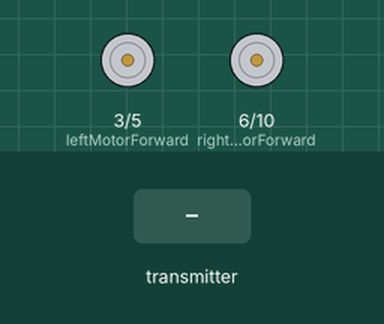
Simulated run of this sketch. Board: Arduino Uno, built with avr-gcc and run on an emulated ATmega328P. Shown: motor-driver pin pairs drawn as motors (green arrow = first pin HIGH = forward, orange = second pin HIGH = backward, longer = more drive). Inputs (shaded band) come from the test bench. No radio packets arrive unless stated.

Above: at 1.2 s.
1.3 s: the transmitter starts sending data.0 = 0
At 1.46 s:
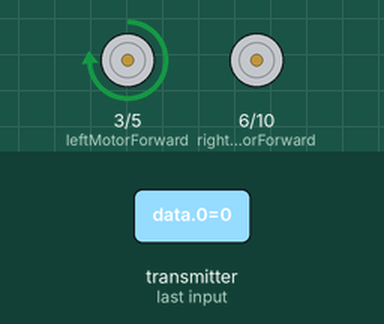
4.3 s: the transmitter starts sending data.3 = 256
At 5.1 s:
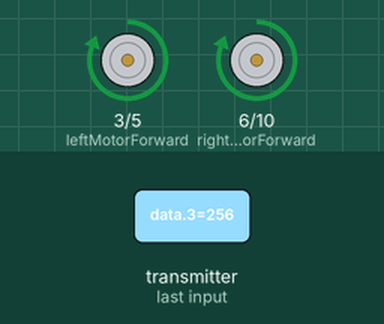
5.8 s: the transmitter starts sending data.2 = 256
At 5.96 s:
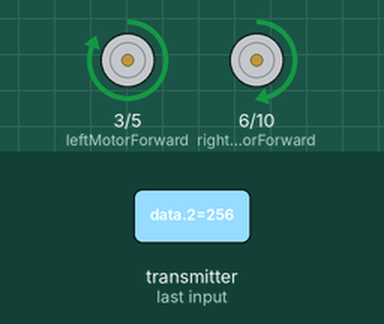
8.8 s: the transmitter starts sending data.1 = 1023
At 9.7 s:
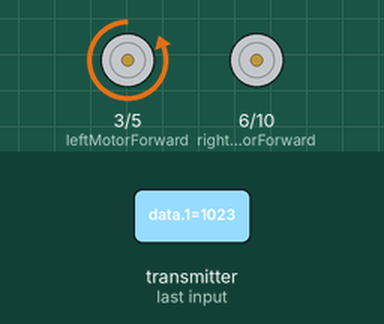
10.3 s: the transmitter starts sending data.0 = 256
At 12.0 s:
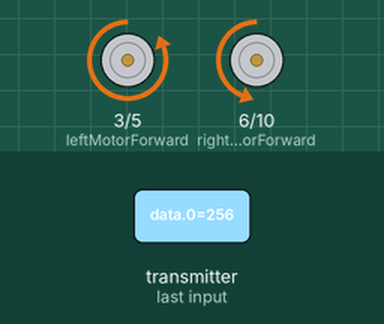
13.3 s: the transmitter starts sending data.1 = 512
At 14.5 s:
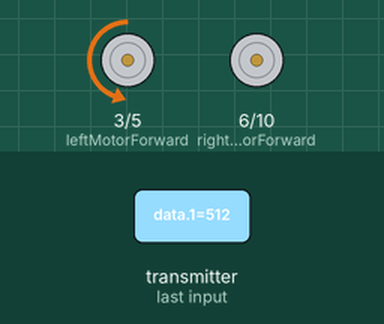
Timing chart, 0 to 16.3 s (numbered marks = the images above; inputs shaded):
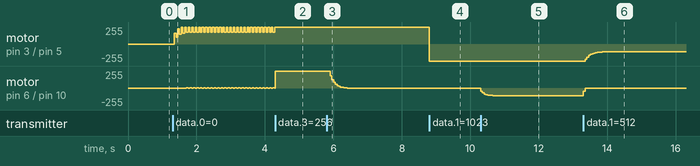

Measured:
- after the input at 4.3 s, motor on pin 3 (leftMotorForward) / pin 5 (leftMotorBackward): stops changing and stays forward 255/255
- after the input at 5.8 s, motor on pin 6 (rightMotorForward) / pin 10 (rightMotorBackward): moves from forward 255/255 to stopped over 0.51 s, starting after 0.10 s
- after the input at 8.8 s, motor on pin 3 (leftMotorForward) / pin 5 (leftMotorBackward): forward 255/255 → backward 255/255 at once
- after the input at 10.3 s, motor on pin 6 (rightMotorForward) / pin 10 (rightMotorBackward): moves from stopped to backward 115/255 over 0.46 s, starting at once
- after the input at 13.3 s, motor on pin 3 (leftMotorForward) / pin 5 (leftMotorBackward): moves from backward 255/255 to backward 117/255 over 0.61 s, starting after 0.05 s; motor on pin 6 (rightMotorForward) / pin 10 (rightMotorBackward): backward 115/255 → stopped at once

The sketch:

Receiver.ino
```cpp
//Include Libraries
#include <SPI.h>
#include <RF24.h>

const int leftMotorForward = 3;
const int leftMotorBackward = 5;
const int rightMotorForward = 6;
const int rightMotorBackward = 10;

const float SPEED_ADAPTION_RATIO_Y = 0.3;
const float SPEED_ADAPTION_RATIO_X = 0.4;
const int MOTOR_DRIVER_HIGHEST_VALUE = 255;
const int MOTOR_DRIVER_LOWEST_VALUE = 0;

const int JOYSTICK_X_OFFSET = 520;
const int JOYSTICK_Y_OFFSET = 506;

int joystickX = 0;
int joystickY = 0;
int joystickSW = 0;
int IMU_Roll = 0;
int IMU_Pitch = 0;

int pwmMotorX = 0;
int pwmMotorY = 0;

int pwmMotorRight = 0;
int pwmMotorLeft = 0;
bool drivesForeward = false;

bool joystickControl = true;
//create an RF24 object
RF24 radio(8, 9);  // CE, CSN

//address through which two modules communicate.
const byte address[6] = "00001";

void setup()
{
  Serial.begin(9600);

  radio.begin();

  //set the address
  radio.openReadingPipe(0, address);

  //Set module as receiver
  radio.startListening();

  digitalWrite(leftMotorForward, LOW);
  digitalWrite(leftMotorBackward, LOW);
  pinMode(leftMotorForward, OUTPUT);
  pinMode(leftMotorBackward,OUTPUT);

  digitalWrite(rightMotorForward, LOW);
  digitalWrite(rightMotorBackward, LOW);
  pinMode(rightMotorForward, OUTPUT);
  pinMode(rightMotorBackward,OUTPUT);

}

void loop(){
  //Read the data if available in buffer
  if (radio.available()){
    int data[5] = {0};
    radio.read(data, sizeof(data));
    joystickX = (data[0] - JOYSTICK_X_OFFSET);
    //Change the logic of the direction with a -: Upwards -> JoystickY is positive, Downwards -> JoystickY is negative
    joystickY = -(data[1] - JOYSTICK_Y_OFFSET);
    joystickSW = data[2];
    IMU_Roll = data[3];
    IMU_Pitch = -data[4];
    if(joystickSW == 0) {
      //If joystickControl == true -> Afterwards: joystickControl = !joystickControl = !true = false
      joystickControl = !joystickControl;
    }
    if(joystickControl) {
      calculateYPWMJoy();
      calculateXPWMJoy();
    } else {
      calculateYPWMIMU();
      calculateXPWMIMU();
    }
    calculateMotorSpeeds();
    adaptMotorSpeed();
  }
}

void calculateYPWMJoy() {
  if(joystickY > 10) { //Forward
    float controlRatio = (joystickY - 10) / 550.0;
    pwmMotorY = SPEED_ADAPTION_RATIO_Y * controlRatio * MOTOR_DRIVER_HIGHEST_VALUE + (1 - SPEED_ADAPTION_RATIO_Y) * pwmMotorY;
    drivesForeward = true;
  } else if (joystickY < -10) { //Backward
    float controlRatio = (abs(joystickY) - 10) / 550.0;
    pwmMotorY = SPEED_ADAPTION_RATIO_Y * controlRatio * MOTOR_DRIVER_HIGHEST_VALUE + (1 - SPEED_ADAPTION_RATIO_Y) * pwmMotorY;
    drivesForeward = false;
  } else { //Stop driving
    //Goes to zero
    pwmMotorY = (1 - SPEED_ADAPTION_RATIO_Y) * pwmMotorY;
  }
}

void calculateXPWMJoy() {
  if(joystickX > 10) {  //To the right
    float controlRatio = (joystickX - 10) / 550.0;
    pwmMotorX = SPEED_ADAPTION_RATIO_X * controlRatio * MOTOR_DRIVER_HIGHEST_VALUE + (1 - SPEED_ADAPTION_RATIO_X) * pwmMotorX;
  } else if (joystickX < -10) { //To the left
    float controlRatio = (abs(joystickX) - 10) / 550.0;
    pwmMotorX = - SPEED_ADAPTION_RATIO_X * controlRatio * MOTOR_DRIVER_HIGHEST_VALUE + (1 - SPEED_ADAPTION_RATIO_X) * pwmMotorX;
  } else {  //Stop driving
    //Goes to zero
    pwmMotorX = (1 - SPEED_ADAPTION_RATIO_X) * pwmMotorX;
  }
}

void calculateYPWMIMU() {
  if(IMU_Roll > 5) { //Forward
    float controlRatio = (IMU_Roll - 5) / 45.0;
    pwmMotorY = SPEED_ADAPTION_RATIO_Y * controlRatio * MOTOR_DRIVER_HIGHEST_VALUE + (1 - SPEED_ADAPTION_RATIO_Y) * pwmMotorY;
    drivesForeward = true;
  } else if (IMU_Roll < -5) { //Backward
    float controlRatio = (abs(IMU_Roll) - 5) / 45.0;
    pwmMotorY = SPEED_ADAPTION_RATIO_Y * controlRatio * MOTOR_DRIVER_HIGHEST_VALUE + (1 - SPEED_ADAPTION_RATIO_Y) * pwmMotorY;
    drivesForeward = false;
  } else { //Stop driving
    //Goes to zero
    pwmMotorY = (1 - SPEED_ADAPTION_RATIO_Y) * pwmMotorY;
  }
}

void calculateXPWMIMU() {
  if(IMU_Pitch > 5) {  //To the right
    float controlRatio = (IMU_Pitch - 5) / 45.0;
    pwmMotorX = SPEED_ADAPTION_RATIO_X * controlRatio * MOTOR_DRIVER_HIGHEST_VALUE + (1 - SPEED_ADAPTION_RATIO_X) * pwmMotorX;
  } else if (IMU_Pitch < -5) { //To the left
    float controlRatio = (abs(IMU_Pitch) - 5) / 45.0;
    pwmMotorX = - SPEED_ADAPTION_RATIO_X * controlRatio * MOTOR_DRIVER_HIGHEST_VALUE + (1 - SPEED_ADAPTION_RATIO_X) * pwmMotorX;
  } else {  //Stop driving
    //Goes to zero
    pwmMotorX = (1 - SPEED_ADAPTION_RATIO_X) * pwmMotorX;
  }
}

void calculateMotorSpeeds() {
  pwmMotorRight = abs(pwmMotorY) + pwmMotorX;
  pwmMotorLeft = abs(pwmMotorY) - pwmMotorX;
  if (abs(pwmMotorRight) > MOTOR_DRIVER_HIGHEST_VALUE) {
    pwmMotorRight = MOTOR_DRIVER_HIGHEST_VALUE;
  } else if ( pwmMotorRight < MOTOR_DRIVER_LOWEST_VALUE) {
    pwmMotorRight = MOTOR_DRIVER_LOWEST_VALUE;
  }
  if (abs(pwmMotorLeft) > MOTOR_DRIVER_HIGHEST_VALUE) {
    pwmMotorLeft = MOTOR_DRIVER_HIGHEST_VALUE;
  } else if ( pwmMotorLeft < MOTOR_DRIVER_LOWEST_VALUE) {
    pwmMotorLeft = MOTOR_DRIVER_LOWEST_VALUE;
  }
}

void adaptMotorSpeed() {
  if (drivesForeward) {
    analogWrite(rightMotorForward, pwmMotorRight);
    digitalWrite(rightMotorBackward, LOW);
    analogWrite(leftMotorForward, pwmMotorLeft);
    digitalWrite(leftMotorBackward, LOW);
  } else {
    analogWrite(rightMotorBackward, pwmMotorRight);
    digitalWrite(rightMotorForward, LOW);
    analogWrite(leftMotorBackward, pwmMotorLeft);
    digitalWrite(leftMotorForward, LOW);
  }
}
```
